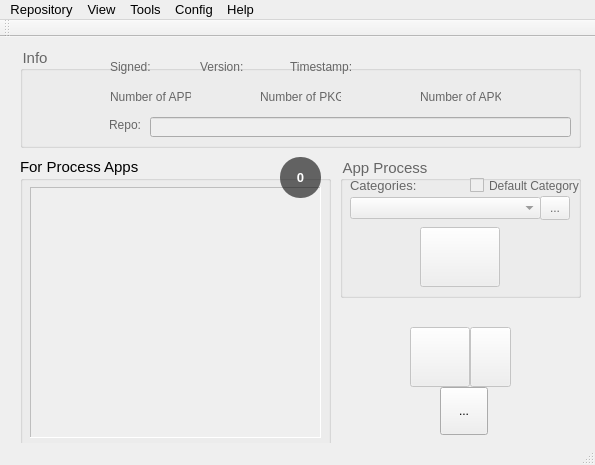
<?xml version="1.0" encoding="UTF-8"?>
<ui version="4.0">
 <class>MainWindow</class>
 <widget class="QMainWindow" name="MainWindow">
  <property name="geometry">
   <rect>
    <x>0</x>
    <y>0</y>
    <width>595</width>
    <height>465</height>
   </rect>
  </property>
  <property name="minimumSize">
   <size>
    <width>595</width>
    <height>465</height>
   </size>
  </property>
  <property name="maximumSize">
   <size>
    <width>595</width>
    <height>465</height>
   </size>
  </property>
  <property name="windowTitle">
   <string>Start</string>
  </property>
  <property name="toolTip">
   <string/>
  </property>
  <property name="styleSheet">
   <string notr="true">*:disabled{
color: #666;
}</string>
  </property>
  <widget class="QWidget" name="centralWidget">
   <widget class="QPushButton" name="bActApks">
    <property name="enabled">
     <bool>false</bool>
    </property>
    <property name="geometry">
     <rect>
      <x>410</x>
      <y>290</y>
      <width>60</width>
      <height>60</height>
     </rect>
    </property>
    <property name="toolTip">
     <string>Refresh (F5)</string>
    </property>
    <property name="text">
     <string/>
    </property>
    <property name="icon">
     <iconset resource="check.qrc">
      <normaloff>:/img/refresh.png</normaloff>:/img/refresh.png</iconset>
    </property>
    <property name="iconSize">
     <size>
      <width>48</width>
      <height>48</height>
     </size>
    </property>
    <property name="shortcut">
     <string>F5</string>
    </property>
   </widget>
   <widget class="QGroupBox" name="gbInfo">
    <property name="enabled">
     <bool>false</bool>
    </property>
    <property name="geometry">
     <rect>
      <x>20</x>
      <y>10</y>
      <width>561</width>
      <height>101</height>
     </rect>
    </property>
    <property name="font">
     <font>
      <pointsize>11</pointsize>
      <italic>false</italic>
     </font>
    </property>
    <property name="title">
     <string>Info</string>
    </property>
    <property name="flat">
     <bool>false</bool>
    </property>
    <property name="checkable">
     <bool>false</bool>
    </property>
    <widget class="QLabel" name="labelCantApp">
     <property name="geometry">
      <rect>
       <x>90</x>
       <y>40</y>
       <width>81</width>
       <height>20</height>
      </rect>
     </property>
     <property name="text">
      <string>Number of APPs:</string>
     </property>
    </widget>
    <widget class="QLabel" name="labelPkg">
     <property name="geometry">
      <rect>
       <x>330</x>
       <y>40</y>
       <width>61</width>
       <height>20</height>
      </rect>
     </property>
     <property name="styleSheet">
      <string notr="true">QLabel{
font: bold 10pt &quot;MS Shell Dlg 2&quot;;
}</string>
     </property>
     <property name="text">
      <string/>
     </property>
    </widget>
    <widget class="QLabel" name="labelRepo">
     <property name="geometry">
      <rect>
       <x>90</x>
       <y>70</y>
       <width>31</width>
       <height>16</height>
      </rect>
     </property>
     <property name="text">
      <string>Repo:</string>
     </property>
     <property name="alignment">
      <set>Qt::AlignRight|Qt::AlignTrailing|Qt::AlignVCenter</set>
     </property>
    </widget>
    <widget class="QLineEdit" name="repourl">
     <property name="geometry">
      <rect>
       <x>130</x>
       <y>70</y>
       <width>421</width>
       <height>20</height>
      </rect>
     </property>
     <property name="readOnly">
      <bool>true</bool>
     </property>
    </widget>
    <widget class="QLabel" name="labelCantAPK">
     <property name="geometry">
      <rect>
       <x>400</x>
       <y>40</y>
       <width>81</width>
       <height>20</height>
      </rect>
     </property>
     <property name="text">
      <string>Number of APKs:</string>
     </property>
    </widget>
    <widget class="QLabel" name="labelAkp">
     <property name="geometry">
      <rect>
       <x>489</x>
       <y>40</y>
       <width>61</width>
       <height>20</height>
      </rect>
     </property>
     <property name="styleSheet">
      <string notr="true">QLabel{
font: bold 10pt &quot;MS Shell Dlg 2&quot;;
}</string>
     </property>
     <property name="text">
      <string/>
     </property>
    </widget>
    <widget class="QLabel" name="labelCantPkg">
     <property name="geometry">
      <rect>
       <x>240</x>
       <y>40</y>
       <width>81</width>
       <height>20</height>
      </rect>
     </property>
     <property name="text">
      <string>Number of PKGs:</string>
     </property>
    </widget>
    <widget class="QLabel" name="labelApp">
     <property name="geometry">
      <rect>
       <x>179</x>
       <y>40</y>
       <width>51</width>
       <height>20</height>
      </rect>
     </property>
     <property name="styleSheet">
      <string notr="true">QLabel{
font: bold 10pt &quot;MS Shell Dlg 2&quot;;
}</string>
     </property>
     <property name="text">
      <string/>
     </property>
    </widget>
    <widget class="QLabel" name="lRepoIcon">
     <property name="geometry">
      <rect>
       <x>10</x>
       <y>20</y>
       <width>70</width>
       <height>70</height>
      </rect>
     </property>
     <property name="toolTip">
      <string/>
     </property>
     <property name="frameShape">
      <enum>QFrame::NoFrame</enum>
     </property>
     <property name="frameShadow">
      <enum>QFrame::Plain</enum>
     </property>
     <property name="text">
      <string/>
     </property>
     <property name="pixmap">
      <pixmap resource="check.qrc">:/img/info.png</pixmap>
     </property>
     <property name="scaledContents">
      <bool>true</bool>
     </property>
    </widget>
    <widget class="QLabel" name="lSigned">
     <property name="geometry">
      <rect>
       <x>90</x>
       <y>10</y>
       <width>51</width>
       <height>20</height>
      </rect>
     </property>
     <property name="text">
      <string>Signed:</string>
     </property>
    </widget>
    <widget class="QLabel" name="labelSigned">
     <property name="geometry">
      <rect>
       <x>130</x>
       <y>10</y>
       <width>51</width>
       <height>20</height>
      </rect>
     </property>
     <property name="styleSheet">
      <string notr="true">QLabel{
font: bold 10pt &quot;MS Shell Dlg 2&quot;;
}</string>
     </property>
     <property name="text">
      <string/>
     </property>
    </widget>
    <widget class="QLabel" name="labelVer">
     <property name="geometry">
      <rect>
       <x>230</x>
       <y>10</y>
       <width>31</width>
       <height>20</height>
      </rect>
     </property>
     <property name="styleSheet">
      <string notr="true">QLabel{
font: bold 10pt &quot;MS Shell Dlg 2&quot;;
}</string>
     </property>
     <property name="text">
      <string/>
     </property>
    </widget>
    <widget class="QLabel" name="lVersion">
     <property name="geometry">
      <rect>
       <x>180</x>
       <y>10</y>
       <width>51</width>
       <height>20</height>
      </rect>
     </property>
     <property name="text">
      <string>Version:</string>
     </property>
    </widget>
    <widget class="QLabel" name="labelTime">
     <property name="geometry">
      <rect>
       <x>330</x>
       <y>10</y>
       <width>201</width>
       <height>20</height>
      </rect>
     </property>
     <property name="styleSheet">
      <string notr="true">QLabel{
font: bold 10pt &quot;MS Shell Dlg 2&quot;;
}</string>
     </property>
     <property name="text">
      <string/>
     </property>
    </widget>
    <widget class="QLabel" name="lTimeStamp">
     <property name="geometry">
      <rect>
       <x>270</x>
       <y>10</y>
       <width>61</width>
       <height>20</height>
      </rect>
     </property>
     <property name="text">
      <string>Timestamp:</string>
     </property>
    </widget>
   </widget>
   <widget class="QGroupBox" name="gbAppProcess">
    <property name="enabled">
     <bool>false</bool>
    </property>
    <property name="geometry">
     <rect>
      <x>340</x>
      <y>120</y>
      <width>241</width>
      <height>141</height>
     </rect>
    </property>
    <property name="font">
     <font>
      <pointsize>11</pointsize>
      <italic>false</italic>
     </font>
    </property>
    <property name="title">
     <string>App Process</string>
    </property>
    <widget class="QPushButton" name="bProcess">
     <property name="enabled">
      <bool>false</bool>
     </property>
     <property name="geometry">
      <rect>
       <x>80</x>
       <y>70</y>
       <width>80</width>
       <height>60</height>
      </rect>
     </property>
     <property name="toolTip">
      <string>Process (P)</string>
     </property>
     <property name="text">
      <string/>
     </property>
     <property name="icon">
      <iconset resource="check.qrc">
       <normaloff>:/img/process.png</normaloff>:/img/process.png</iconset>
     </property>
     <property name="iconSize">
      <size>
       <width>50</width>
       <height>60</height>
      </size>
     </property>
     <property name="shortcut">
      <string>Ctrl+Return</string>
     </property>
    </widget>
    <widget class="QCheckBox" name="rbDefault">
     <property name="geometry">
      <rect>
       <x>130</x>
       <y>20</y>
       <width>111</width>
       <height>17</height>
      </rect>
     </property>
     <property name="text">
      <string>Default Category</string>
     </property>
    </widget>
    <widget class="QComboBox" name="cbCategories">
     <property name="enabled">
      <bool>false</bool>
     </property>
     <property name="geometry">
      <rect>
       <x>10</x>
       <y>40</y>
       <width>191</width>
       <height>22</height>
      </rect>
     </property>
     <property name="editable">
      <bool>false</bool>
     </property>
    </widget>
    <widget class="QLabel" name="lCategories">
     <property name="geometry">
      <rect>
       <x>10</x>
       <y>20</y>
       <width>71</width>
       <height>16</height>
      </rect>
     </property>
     <property name="font">
      <font>
       <pointsize>10</pointsize>
      </font>
     </property>
     <property name="text">
      <string>Categories:</string>
     </property>
    </widget>
    <widget class="QToolButton" name="toolButton">
     <property name="geometry">
      <rect>
       <x>200</x>
       <y>39</y>
       <width>30</width>
       <height>24</height>
      </rect>
     </property>
     <property name="toolTip">
      <string>Reload category list</string>
     </property>
     <property name="text">
      <string>...</string>
     </property>
     <property name="icon">
      <iconset resource="check.qrc">
       <normaloff>:/img/reload.png</normaloff>:/img/reload.png</iconset>
     </property>
    </widget>
   </widget>
   <widget class="QGroupBox" name="gbNew">
    <property name="enabled">
     <bool>true</bool>
    </property>
    <property name="geometry">
     <rect>
      <x>20</x>
      <y>120</y>
      <width>311</width>
      <height>291</height>
     </rect>
    </property>
    <property name="font">
     <font>
      <pointsize>11</pointsize>
      <italic>false</italic>
     </font>
    </property>
    <property name="title">
     <string>For Process Apps</string>
    </property>
    <widget class="QListWidget" name="lwNewApps">
     <property name="enabled">
      <bool>false</bool>
     </property>
     <property name="geometry">
      <rect>
       <x>10</x>
       <y>30</y>
       <width>291</width>
       <height>251</height>
      </rect>
     </property>
     <property name="frameShape">
      <enum>QFrame::Panel</enum>
     </property>
     <property name="frameShadow">
      <enum>QFrame::Sunken</enum>
     </property>
     <property name="alternatingRowColors">
      <bool>true</bool>
     </property>
     <property name="viewMode">
      <enum>QListView::ListMode</enum>
     </property>
    </widget>
   </widget>
   <widget class="QPushButton" name="bClearSendedApps">
    <property name="enabled">
     <bool>false</bool>
    </property>
    <property name="geometry">
     <rect>
      <x>470</x>
      <y>290</y>
      <width>41</width>
      <height>60</height>
     </rect>
    </property>
    <property name="toolTip">
     <string>Clear sended apps (Alt+C)</string>
    </property>
    <property name="text">
     <string/>
    </property>
    <property name="icon">
     <iconset resource="check.qrc">
      <normaloff>:/img/cleaner.png</normaloff>:/img/cleaner.png</iconset>
    </property>
    <property name="iconSize">
     <size>
      <width>32</width>
      <height>32</height>
     </size>
    </property>
    <property name="shortcut">
     <string>Alt+C</string>
    </property>
   </widget>
   <widget class="QLabel" name="lLoading">
    <property name="geometry">
     <rect>
      <x>280</x>
      <y>190</y>
      <width>71</width>
      <height>71</height>
     </rect>
    </property>
    <property name="text">
     <string/>
    </property>
   </widget>
   <widget class="QLabel" name="lWarning">
    <property name="geometry">
     <rect>
      <x>560</x>
      <y>0</y>
      <width>32</width>
      <height>32</height>
     </rect>
    </property>
    <property name="text">
     <string/>
    </property>
    <property name="pixmap">
     <pixmap resource="check.qrc">:/img/warning.png</pixmap>
    </property>
    <property name="scaledContents">
     <bool>true</bool>
    </property>
   </widget>
   <widget class="QToolButton" name="lKeyStore">
    <property name="geometry">
     <rect>
      <x>440</x>
      <y>350</y>
      <width>48</width>
      <height>48</height>
     </rect>
    </property>
    <property name="toolTip">
     <string/>
    </property>
    <property name="text">
     <string>...</string>
    </property>
    <property name="iconSize">
     <size>
      <width>32</width>
      <height>32</height>
     </size>
    </property>
   </widget>
   <widget class="QLabel" name="lCount">
    <property name="geometry">
     <rect>
      <x>280</x>
      <y>120</y>
      <width>41</width>
      <height>41</height>
     </rect>
    </property>
    <property name="font">
     <font>
      <family>MS Shell Dlg 2</family>
      <pointsize>10</pointsize>
      <weight>75</weight>
      <italic>false</italic>
      <bold>true</bold>
     </font>
    </property>
    <property name="styleSheet">
     <string notr="true">QLabel{
background-color: rgba(0, 0, 0, 150);
border: 5px; border-radius:20px;
color:white;
font: bold 10pt &quot;MS Shell Dlg 2&quot;;}</string>
    </property>
    <property name="text">
     <string>0</string>
    </property>
    <property name="alignment">
     <set>Qt::AlignCenter</set>
    </property>
   </widget>
   <widget class="QLabel" name="lblock">
    <property name="geometry">
     <rect>
      <x>590</x>
      <y>-38</y>
      <width>591</width>
      <height>461</height>
     </rect>
    </property>
    <property name="styleSheet">
     <string notr="true"/>
    </property>
    <property name="text">
     <string/>
    </property>
   </widget>
  </widget>
  <widget class="QMenuBar" name="menuBar">
   <property name="geometry">
    <rect>
     <x>0</x>
     <y>0</y>
     <width>595</width>
     <height>23</height>
    </rect>
   </property>
   <property name="font">
    <font>
     <pointsize>10</pointsize>
    </font>
   </property>
   <widget class="QMenu" name="menuRepository">
    <property name="font">
     <font>
      <family>Segoe UI</family>
      <pointsize>10</pointsize>
     </font>
    </property>
    <property name="title">
     <string>Repository</string>
    </property>
    <widget class="QMenu" name="menuOpen_recent_repo">
     <property name="font">
      <font>
       <pointsize>10</pointsize>
      </font>
     </property>
     <property name="title">
      <string>MY Repositories</string>
     </property>
    </widget>
    <addaction name="actionOpen_repository_2"/>
    <addaction name="actionOpen_APK_files"/>
    <addaction name="menuOpen_recent_repo"/>
    <addaction name="actionBackUp_Repo"/>
    <addaction name="actionCancel_BackUp"/>
    <addaction name="actionClose_repo"/>
    <addaction name="separator"/>
    <addaction name="actionRepositories_manager"/>
    <addaction name="separator"/>
    <addaction name="actionExit"/>
   </widget>
   <widget class="QMenu" name="menuView">
    <property name="enabled">
     <bool>true</bool>
    </property>
    <property name="font">
     <font>
      <pointsize>9</pointsize>
     </font>
    </property>
    <property name="title">
     <string>View</string>
    </property>
    <addaction name="actionAPK_Files_Viewer"/>
    <addaction name="actionApps_in_repository"/>
    <addaction name="actionApps_per_Categoy_count"/>
   </widget>
   <widget class="QMenu" name="menuTools">
    <property name="enabled">
     <bool>true</bool>
    </property>
    <property name="font">
     <font>
      <pointsize>10</pointsize>
     </font>
    </property>
    <property name="title">
     <string>Tools</string>
    </property>
    <widget class="QMenu" name="menuDelete">
     <property name="title">
      <string>Advanced</string>
     </property>
     <addaction name="actionMerge_repo"/>
     <addaction name="actionSubstract_repo"/>
     <addaction name="actionAll_Packages"/>
     <addaction name="actionTo_Web_Links"/>
     <addaction name="actionSummary_like_Category"/>
    </widget>
    <addaction name="actionApk_Info_View"/>
    <addaction name="actionApk_report"/>
    <addaction name="actionSign_Repo"/>
    <addaction name="actionGenerate_JSON"/>
    <addaction name="menuDelete"/>
   </widget>
   <widget class="QMenu" name="menuHelp">
    <property name="font">
     <font>
      <pointsize>10</pointsize>
     </font>
    </property>
    <property name="title">
     <string>Help</string>
    </property>
    <addaction name="actionFAQs"/>
    <addaction name="actionAbout"/>
   </widget>
   <widget class="QMenu" name="menuConfig">
    <property name="font">
     <font>
      <pointsize>10</pointsize>
     </font>
    </property>
    <property name="title">
     <string>Config</string>
    </property>
    <addaction name="actionOptions"/>
    <addaction name="actionAuto_Rename_APKs"/>
    <addaction name="actionAuto_Update"/>
    <addaction name="actionBackUp_APKs_Too"/>
    <addaction name="actionPreviews"/>
   </widget>
   <addaction name="menuRepository"/>
   <addaction name="menuView"/>
   <addaction name="menuTools"/>
   <addaction name="menuConfig"/>
   <addaction name="menuHelp"/>
  </widget>
  <widget class="QToolBar" name="mainToolBar">
   <property name="enabled">
    <bool>true</bool>
   </property>
   <attribute name="toolBarArea">
    <enum>TopToolBarArea</enum>
   </attribute>
   <attribute name="toolBarBreak">
    <bool>false</bool>
   </attribute>
  </widget>
  <widget class="QStatusBar" name="statusBar"/>
  <action name="actionOpen_repository_2">
   <property name="text">
    <string>Open repo directory</string>
   </property>
   <property name="toolTip">
    <string>Open the repository current folder</string>
   </property>
   <property name="font">
    <font>
     <family>Segoe UI</family>
     <pointsize>10</pointsize>
    </font>
   </property>
   <property name="shortcut">
    <string>Ctrl+O</string>
   </property>
   <property name="menuRole">
    <enum>QAction::TextHeuristicRole</enum>
   </property>
  </action>
  <action name="actionExit">
   <property name="text">
    <string>Exit</string>
   </property>
   <property name="font">
    <font>
     <family>Segoe UI</family>
     <pointsize>10</pointsize>
    </font>
   </property>
   <property name="shortcut">
    <string>Ctrl+Q</string>
   </property>
   <property name="menuRole">
    <enum>QAction::QuitRole</enum>
   </property>
  </action>
  <action name="actionApps_in_repository">
   <property name="enabled">
    <bool>false</bool>
   </property>
   <property name="text">
    <string>Apps in repository</string>
   </property>
   <property name="toolTip">
    <string>List of Apps in the current repository</string>
   </property>
   <property name="font">
    <font>
     <family>Segoe UI</family>
     <pointsize>10</pointsize>
    </font>
   </property>
   <property name="shortcut">
    <string>Ctrl+A</string>
   </property>
  </action>
  <action name="actionApk_report">
   <property name="enabled">
    <bool>false</bool>
   </property>
   <property name="text">
    <string>Apk report</string>
   </property>
   <property name="toolTip">
    <string>Report of existance and usage</string>
   </property>
   <property name="shortcut">
    <string>Alt+R</string>
   </property>
  </action>
  <action name="actionFAQs">
   <property name="text">
    <string>FAQs</string>
   </property>
   <property name="shortcut">
    <string>F1</string>
   </property>
  </action>
  <action name="actionLicense">
   <property name="text">
    <string>License...</string>
   </property>
  </action>
  <action name="actionAbout">
   <property name="text">
    <string>About</string>
   </property>
   <property name="menuRole">
    <enum>QAction::AboutRole</enum>
   </property>
  </action>
  <action name="actionApk_Info_View">
   <property name="text">
    <string>Apk Info View</string>
   </property>
   <property name="shortcut">
    <string>Alt+E</string>
   </property>
  </action>
  <action name="actionRepositories_manager">
   <property name="text">
    <string>Repositories Manager</string>
   </property>
   <property name="font">
    <font>
     <family>Segoe UI</family>
     <pointsize>10</pointsize>
    </font>
   </property>
   <property name="shortcut">
    <string>Ctrl+Alt+R</string>
   </property>
  </action>
  <action name="actionSign_Repo">
   <property name="enabled">
    <bool>false</bool>
   </property>
   <property name="text">
    <string>Sign repo</string>
   </property>
   <property name="shortcut">
    <string>Alt+S</string>
   </property>
  </action>
  <action name="actionAll_Packages">
   <property name="enabled">
    <bool>false</bool>
   </property>
   <property name="text">
    <string>Delete All Packages</string>
   </property>
   <property name="font">
    <font>
     <family>Segoe UI</family>
     <pointsize>10</pointsize>
    </font>
   </property>
  </action>
  <action name="actionOpen_APK_files">
   <property name="enabled">
    <bool>false</bool>
   </property>
   <property name="text">
    <string>Add Sended APK files</string>
   </property>
   <property name="toolTip">
    <string>Add APK files to 'For Process Apps''</string>
   </property>
   <property name="shortcut">
    <string>Alt+A</string>
   </property>
  </action>
  <action name="actionRemove">
   <property name="text">
    <string>Remove from list</string>
   </property>
  </action>
  <action name="actionMerge_repo">
   <property name="enabled">
    <bool>false</bool>
   </property>
   <property name="text">
    <string>Merge repo</string>
   </property>
   <property name="font">
    <font>
     <family>Segoe UI</family>
     <pointsize>10</pointsize>
    </font>
   </property>
   <property name="shortcut">
    <string>Ctrl+M</string>
   </property>
  </action>
  <action name="actionClose_repo">
   <property name="enabled">
    <bool>false</bool>
   </property>
   <property name="text">
    <string>Close repo</string>
   </property>
   <property name="shortcut">
    <string>Ctrl+W</string>
   </property>
  </action>
  <action name="actionAuto_Rename_APKs">
   <property name="checkable">
    <bool>true</bool>
   </property>
   <property name="checked">
    <bool>false</bool>
   </property>
   <property name="text">
    <string>Auto Fix APK Names</string>
   </property>
   <property name="font">
    <font>
     <family>Segoe UI</family>
     <pointsize>10</pointsize>
    </font>
   </property>
  </action>
  <action name="actionOptions">
   <property name="text">
    <string>Options</string>
   </property>
   <property name="shortcut">
    <string>F2</string>
   </property>
  </action>
  <action name="actionApps_per_Categoy_count">
   <property name="enabled">
    <bool>false</bool>
   </property>
   <property name="text">
    <string>Apps per Categoy count</string>
   </property>
   <property name="font">
    <font>
     <family>Segoe UI</family>
     <pointsize>10</pointsize>
    </font>
   </property>
  </action>
  <action name="actionAuto_Update">
   <property name="checkable">
    <bool>true</bool>
   </property>
   <property name="text">
    <string>Auto Update</string>
   </property>
   <property name="font">
    <font>
     <family>Segoe UI</family>
     <pointsize>10</pointsize>
    </font>
   </property>
  </action>
  <action name="actionPreviews">
   <property name="checkable">
    <bool>true</bool>
   </property>
   <property name="text">
    <string>Previews</string>
   </property>
   <property name="font">
    <font>
     <family>Segoe UI</family>
     <pointsize>10</pointsize>
    </font>
   </property>
  </action>
  <action name="actionRename">
   <property name="text">
    <string>Rename to Recomended</string>
   </property>
  </action>
  <action name="actionAPK_Files_Viewer">
   <property name="text">
    <string>APK files viewer</string>
   </property>
   <property name="font">
    <font>
     <family>Segoe UI</family>
     <pointsize>10</pointsize>
    </font>
   </property>
   <property name="shortcut">
    <string>Ctrl+Alt+A</string>
   </property>
  </action>
  <action name="actionLoad_Apache_HTTP_Log">
   <property name="text">
    <string>Load Apache HTTP Log</string>
   </property>
   <property name="font">
    <font>
     <family>Segoe UI</family>
     <pointsize>10</pointsize>
    </font>
   </property>
   <property name="shortcut">
    <string>Ctrl+H</string>
   </property>
  </action>
  <action name="actionStats_Exporter">
   <property name="text">
    <string>Stats Builder</string>
   </property>
   <property name="font">
    <font>
     <family>Segoe UI</family>
     <pointsize>10</pointsize>
    </font>
   </property>
   <property name="shortcut">
    <string>Ctrl+S</string>
   </property>
  </action>
  <action name="actionStats_logs_viewer">
   <property name="text">
    <string>Stats logs viewer</string>
   </property>
   <property name="font">
    <font>
     <family>Segoe UI</family>
     <pointsize>10</pointsize>
    </font>
   </property>
   <property name="shortcut">
    <string>Ctrl+Alt+S</string>
   </property>
  </action>
  <action name="actionBackUp_Repo">
   <property name="enabled">
    <bool>false</bool>
   </property>
   <property name="text">
    <string>BackUp Repo</string>
   </property>
   <property name="shortcut">
    <string>Ctrl+Alt+B</string>
   </property>
  </action>
  <action name="actionCancel_BackUp">
   <property name="text">
    <string>Cancel BackUp...</string>
   </property>
  </action>
  <action name="actionTo_Web_Links">
   <property name="enabled">
    <bool>false</bool>
   </property>
   <property name="text">
    <string>To Web Links</string>
   </property>
  </action>
  <action name="actionSubstract_repo">
   <property name="enabled">
    <bool>false</bool>
   </property>
   <property name="text">
    <string>Substract repo</string>
   </property>
   <property name="font">
    <font>
     <family>Segoe UI</family>
     <pointsize>10</pointsize>
    </font>
   </property>
  </action>
  <action name="actionSummary_like_Category">
   <property name="enabled">
    <bool>false</bool>
   </property>
   <property name="text">
    <string>Summary like Category </string>
   </property>
  </action>
  <action name="actionGenerate_JSON">
   <property name="enabled">
    <bool>false</bool>
   </property>
   <property name="text">
    <string>Generate JSON</string>
   </property>
  </action>
  <action name="actionBackUp_APKs_Too">
   <property name="checkable">
    <bool>true</bool>
   </property>
   <property name="text">
    <string>BackUp APKs Too</string>
   </property>
  </action>
 </widget>
 <layoutdefault spacing="6" margin="11"/>
 <resources>
  <include location="check.qrc"/>
 </resources>
 <connections/>
</ui>
